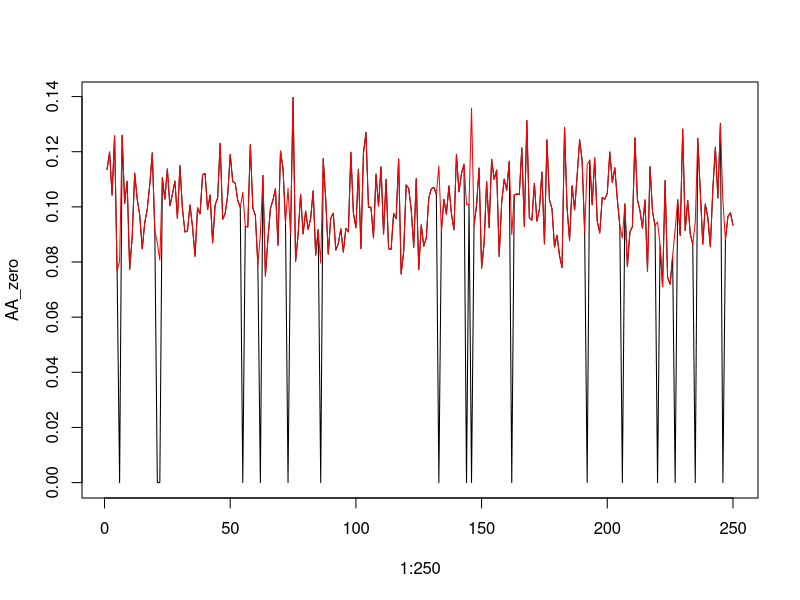
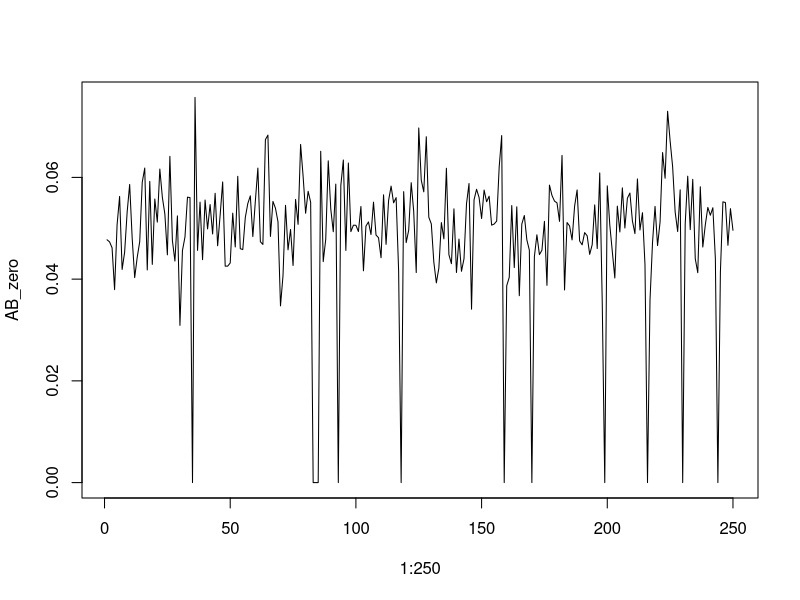
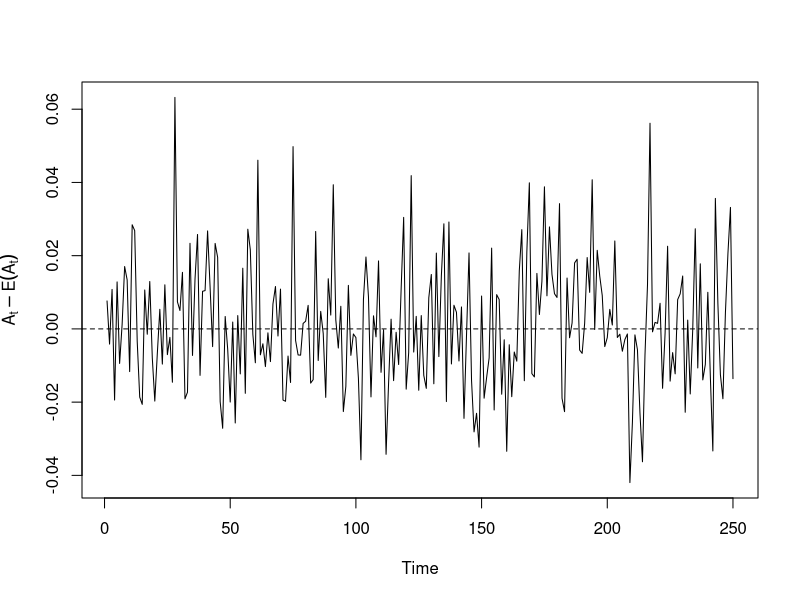

Here is the R script that generated these plots, in order: (Note: this script raises an error after producing the figures.)
## ---- chunk 1
set.seed(123)
n_obs   <- 400
burn_in <- 150
time    <- seq_len(n_obs)
nodes <- c("A", "AA", "AB")
## ---- chunk 2
# Bottom-level nodes: AA and AB
target_mean <- c(0.10, 0.05) # we want lower proportions for this simulation
mu <- qlogis(target_mean) # work backwards to estimate coefficients

beta1 <- c(0.05, 0.05)
beta0 <- mu * (1 - beta1) # ensures mean is stationary

# AR noise
sd_AA <- sd_AB <- 0.15
rho <- -0.6

Sigma <- matrix(
  c(sd_AA^2, rho * sd_AA * sd_AB,
    rho * sd_AA * sd_AB, sd_AB^2),
  nrow = 2
)

logit_mat <- matrix(NA_real_, n_obs, 2)
logit_mat[1, ] <- rnorm(2)

# Simulate correlated AR(1) dynamics on the logit scale
for (t in 2:n_obs) {
  logit_mat[t, ] <-
    mu +
    beta1 * (logit_mat[t - 1, ] - mu) +
    MASS::mvrnorm(1, mu = c(0, 0), Sigma = Sigma)
}

# Remove burn-in
logit_mat <- logit_mat[-seq_len(burn_in), ]

# Transform to proportions
AA <- plogis(logit_mat[, 1])
AB <- plogis(logit_mat[, 2])

# Add in zero inflation
zi_AA <- 0.05  # P(x=0) = 5%
zi_AB <- 0.05  # P(x=0) = 5%

inflate_with_zero <- function(mu, zi) {
  u <- runif(length(mu))
  y <- numeric(length(mu))

  # Structural zero
  y[u < zi] <- 0

  # Latent AR part
  idx <- u >= zi
  y[idx] <- mu[idx] 
  return(y)
}

AA_zero <- inflate_with_zero(
  mu  = AA,
  zi = zi_AA
)

AB_zero <-inflate_with_zero(
  mu  = AB,
  zi = zi_AB
)

plot(1:250, AA_zero, type='l')
lines(1:250, AA, col='red')
plot(1:250, AB_zero, type='l')

## ---- chunk 3
# Dependence between bottom-level nodes
stats::cor.test(AA_zero, AB_zero, method = "kendall")
## ---- chunk 4
# Aggregation at node A with additional variability
A_mean <- 0.5 * AA_zero + 0.5 * AB_zero

kappa_A <- 200 # very tight to reduce noise
A <- stats::rbeta(
  n      = length(A_mean),
  shape1 = kappa_A * A_mean,
  shape2 = kappa_A * (1 - A_mean)
)

## Check white noise added to aggregation (+/- 5%)
plot(
  A - A_mean,
  type = "l",
  ylab = expression(A[t] - E(A[t])),
  xlab = "Time"
)
abline(h = 0, lty = 2)

# Top-level split
B <- 1 - A

## ---- chunk 5

# Final data set
sim_data <- dplyr::tibble(
  Time = 1:c(n_obs-burn_in),
  A  = A,
  B  = B,
  AA = AA_zero, 
  AB = AB_zero
)

## ---- chunk 6
knitr::include_graphics("visualisations/example_ZIB_tilted_density_testset_A_ridges.png")
